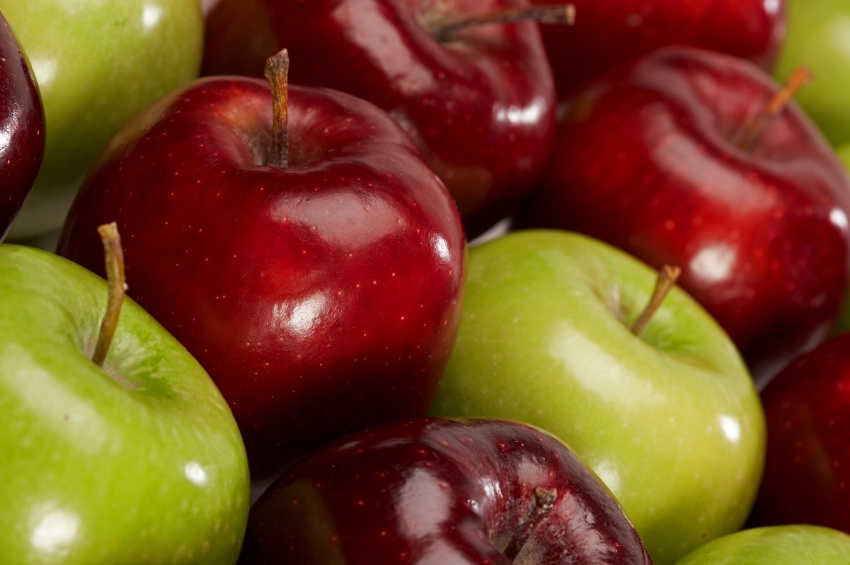
#> input picture Grad_Project-main/temp/original.jpg, 850 x 565 px
$ python -i edge_detection_app.py   (imports and definitions only)
#> lines starting #> are read from the running program, lines starting #| are printed output that depends on the picture; after the words box and inside, x2 and y2 are one past the last pixel; in counts of white or black regions, pixels touching at a corner belong together
#> further down, picture is the input picture: shape (565, 850, 3); mean B, G, R 33.6, 72.6, 120.5
import cv2
import numpy as np
import os
import argparse
from flask import Flask, request, jsonify, send_file, render_template
import io
import base64
from PIL import Image

# [1 line not run here, left out]


def process_image(
    image,
    blur_kernel_size=(7, 7),
    canny_threshold1=30,
    canny_threshold2=100,
    dilation_kernel_size=(5, 5),
    dilation_iterations=2,
    edge_weight=0.3,
):

    # Save original image
#> called with blur_kernel_size = (7, 7), canny_threshold1 = 30, canny_threshold2 = 100, dilation_kernel_size = (5, 5), dilation_iterations = 2, edge_weight = 0.3
    original = image.copy()

    # Convert to grayscale
    gray = cv2.cvtColor(image, cv2.COLOR_BGR2GRAY)
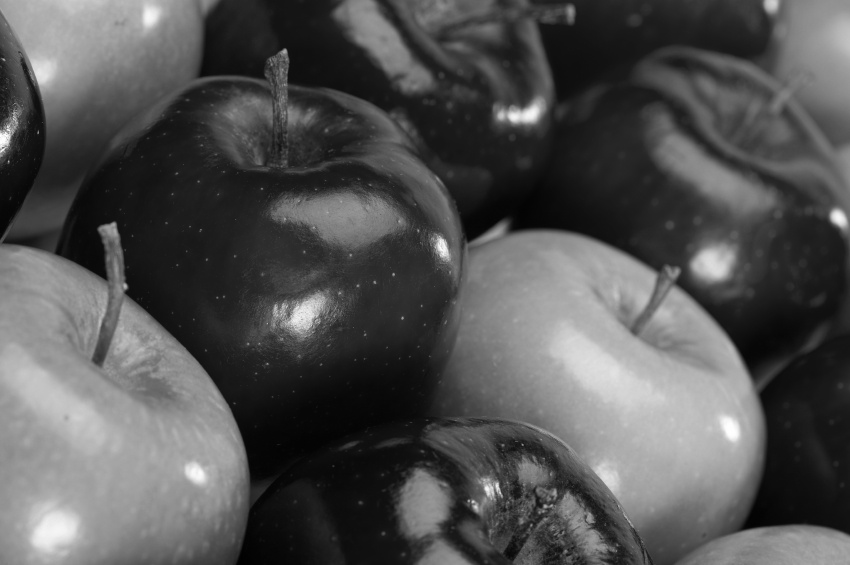
#> gray: shape (565, 850); min 0, max 255, mean 82.5

    # Apply Gaussian blur
    blurred = cv2.GaussianBlur(gray, blur_kernel_size, 0)

    # Edge detection
    edges = cv2.Canny(blurred, canny_threshold1, canny_threshold2)
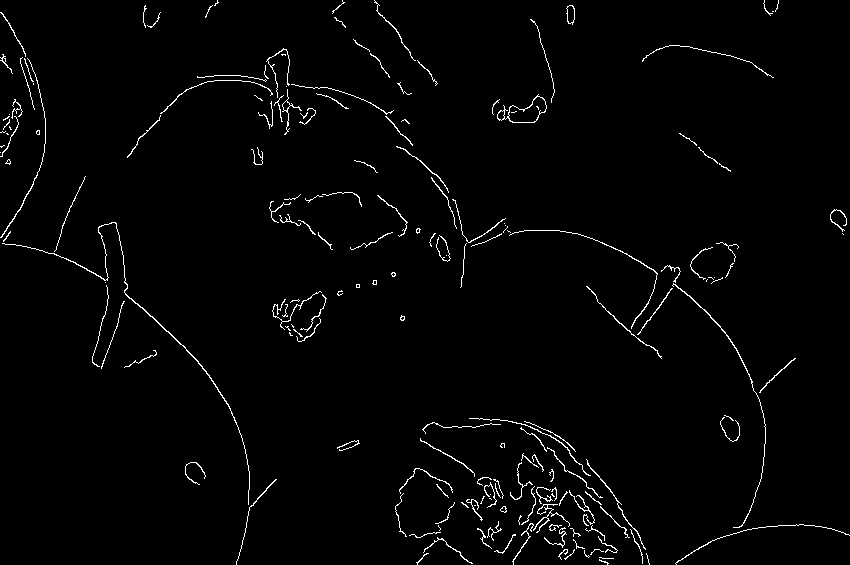
#> edges: shape (565, 850); 1.9% white in thin lines or dots

    # Create kernel for dilation
    kernel = np.ones(dilation_kernel_size, np.uint8)

    # Dilate edges
    dilated_edges = cv2.dilate(edges, kernel, iterations=dilation_iterations)
#> dilated_edges: shape (565, 850); 16.8% white; 32 white regions, largest, box (x1, y1, x2, y2) and area: (123, 44, 850, 565) 21992, (391, 414, 654, 565) 20444, (0, 8, 281, 565) 13388

    # Additional edge enhancement
    enhanced_edges = cv2.morphologyEx(dilated_edges, cv2.MORPH_CLOSE, kernel)
#> enhanced_edges: shape (565, 850); 17.2% white; 25 white regions, largest, box (x1, y1, x2, y2) and area: (123, 44, 850, 565) 26445, (391, 414, 654, 565) 20952, (0, 8, 281, 565) 15015

    # Combine original image with enhanced edges
    edge_mask = cv2.cvtColor(enhanced_edges, cv2.COLOR_GRAY2BGR)
    enhanced_image = cv2.addWeighted(
        image, 1.0 - edge_weight, edge_mask, edge_weight, 0
    )
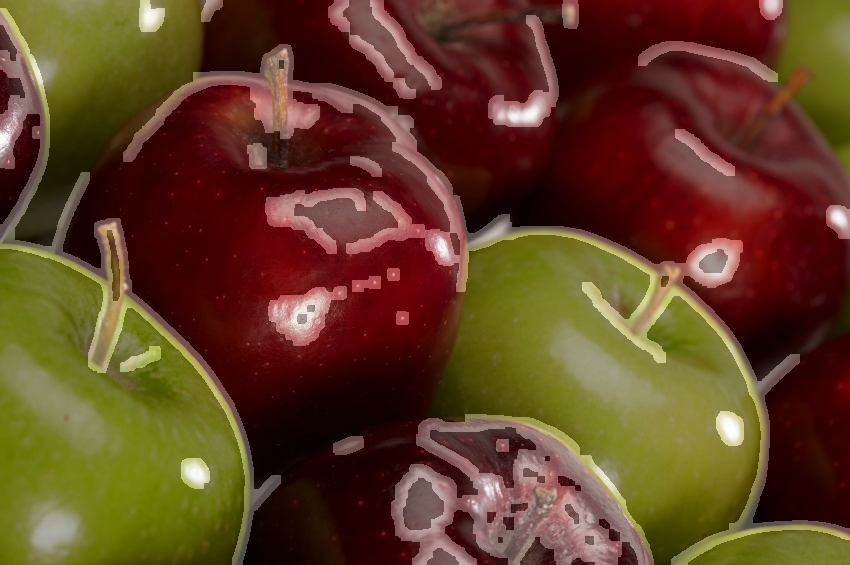
#> enhanced_image: shape (565, 850, 3); mean B, G, R 36.7, 64, 97.5

    # Additional contrast enhancement
    lab = cv2.cvtColor(enhanced_image, cv2.COLOR_BGR2LAB)
#> lab: shape (565, 850, 3); mean of channels 0, 1, 2 78.7, 138.9, 149.6
    l, a, b = cv2.split(lab)
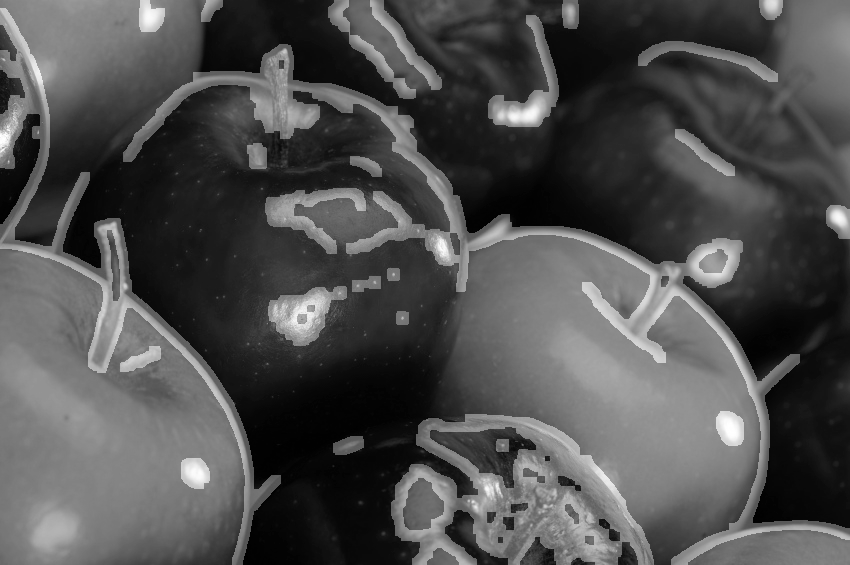
#> l: shape (565, 850); min 0, max 255, mean 78.7
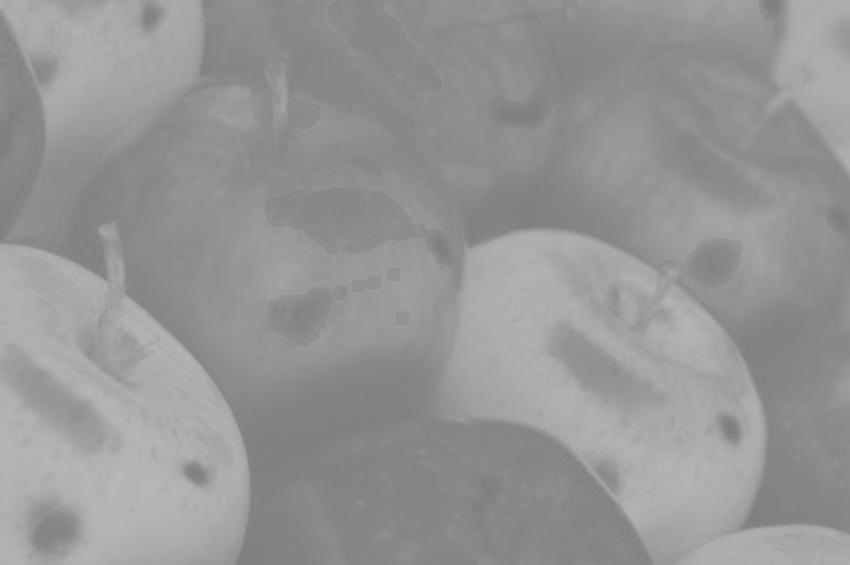
#> b: shape (565, 850); min 126, max 183, mean 149.6
    clahe = cv2.createCLAHE(clipLimit=3.0, tileGridSize=(8, 8))
    cl = clahe.apply(l)
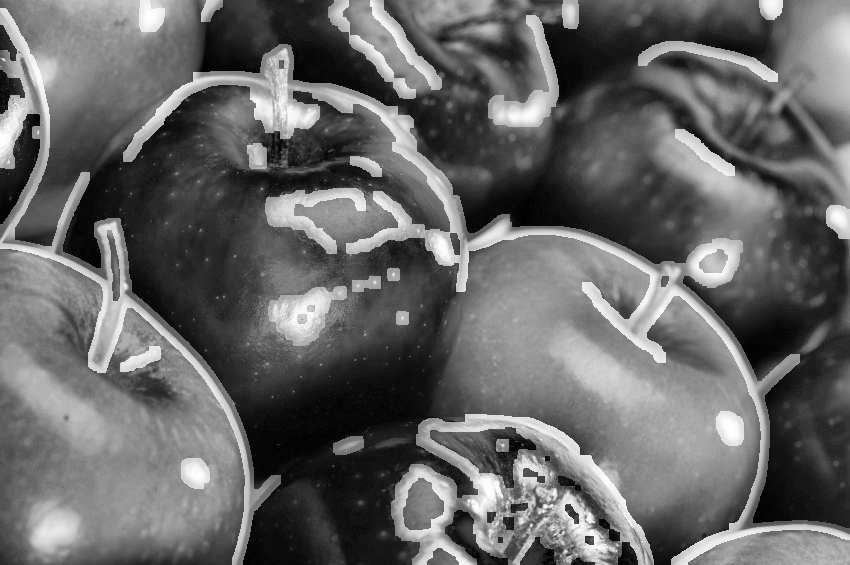
#> cl: shape (565, 850); min 0, max 255, mean 102.7
    enhanced_image = cv2.cvtColor(cv2.merge((cl, a, b)), cv2.COLOR_LAB2BGR)
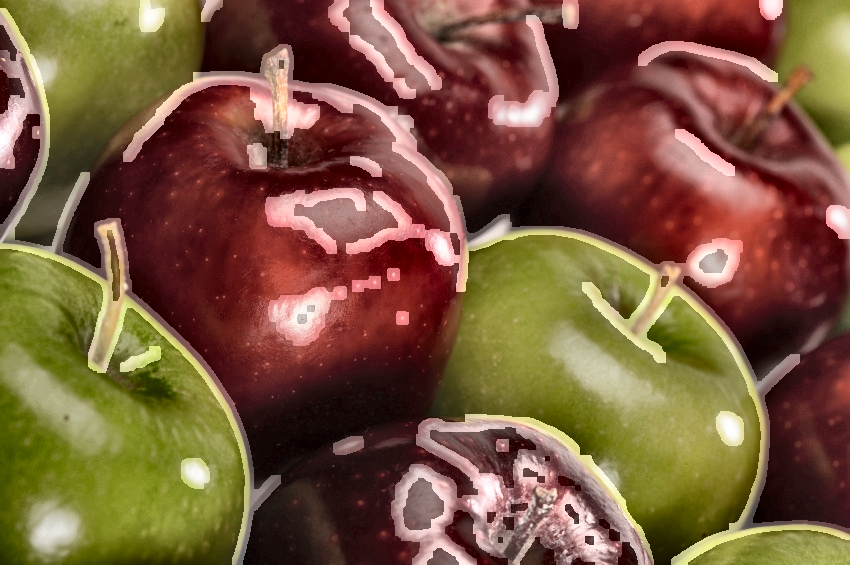
#> enhanced_image: shape (565, 850, 3); mean B, G, R 61.1, 88.5, 122.5

    return {"original": original, "edges": enhanced_edges, "enhanced": enhanced_image}


# [100 lines left out: functions save_images, image_to_base64, index, process, download, main, not called in this run]


# [2 lines not run here, left out]

>>> import cv2
>>> picture = cv2.imread('temp/original.jpg')
>>> result = process_image(picture)
#> result = 3 items
